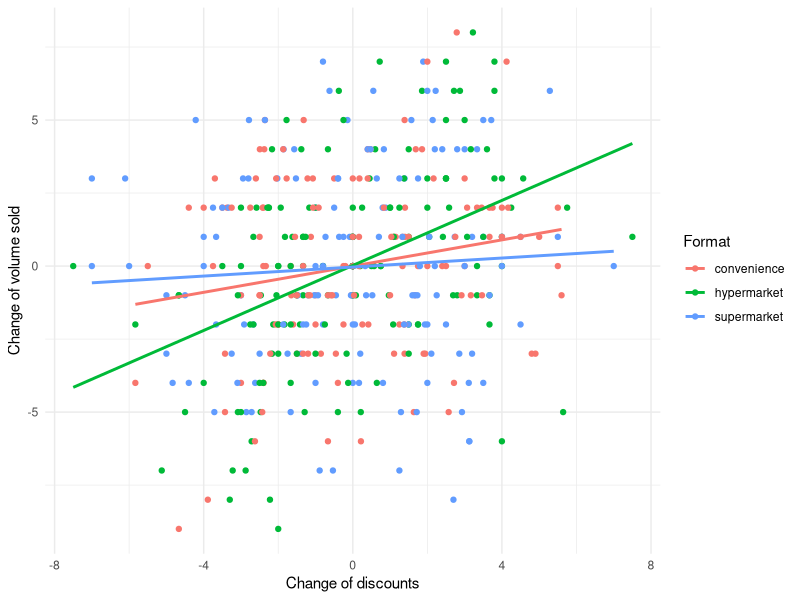
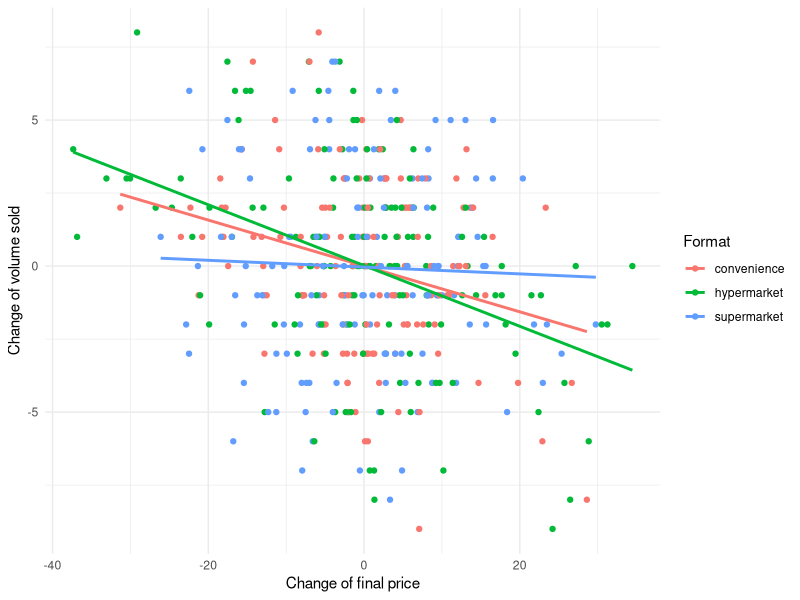
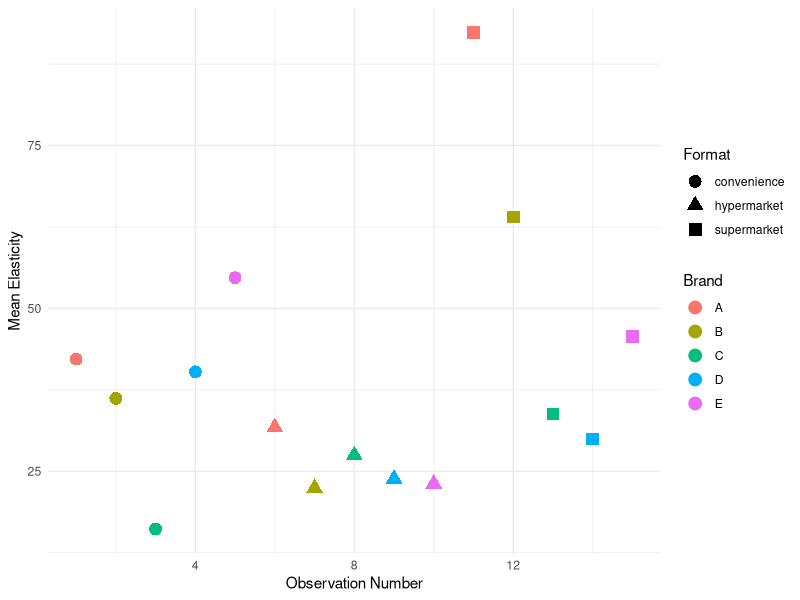

These charts were generated, in order, by the following R code: (Note: this script raises an error after producing the figures.)
library(data.table) #for variable operationalization
library(ggplot2) #modelfree


df <- fread("../data/df.csv")

#Assuming we are interested in category z
df <- df[category == "z",]

#Generate (market-weighted average) brand variables
df[, finalspending := regprice - discount]
df[, regpriceperunit := regprice/quantity]
df[, finalpriceperunit := finalspending /quantity]
df[, discountperunit :=  discount/quantity]

# Calculate weekly sales by brand
weeklysalesbybrand <- df[, .(totalsales = sum(quantity), LL = .N), by = .(week_nr,holiday, brand, format)]
  #LL can be calculated by uniqueN(product_id) to count distinct product id

# Merge df_complete with weeklysalesbybrand and calculate weights
df_weightcalc <- merge(df, weeklysalesbybrand, by = c("week_nr","holiday", "brand", "format"))
df_weightcalc[, wp := quantity/totalsales]

# Calculate weighted averages
df_weightcalc[, avgregpriceperunit := regpriceperunit * wp]
df_weightcalc[, avgfinalprice := finalpriceperunit * wp]
df_weightcalc[, avgdiscount := discountperunit * wp]

# Aggregate by week_nr, brand, and format
df_bybrand <- df_weightcalc[, .(totalvolume = sum(quantity), 
                                totalvalue = sum(finalspending), 
                                LL = mean(LL), 
                                avgregprice = sum(avgregpriceperunit), 
                                avgfinalprice = sum(avgfinalprice), 
                                avgdiscount = sum(avgdiscount)), by = .(week_nr,holiday, brand, format)]

rm(weeklysalesbybrand,df_weightcalc)


df_bybrand[, depth := avgdiscount/avgregprice]

#Calculate (market-weighted average) related variables of competitors and lag variable
  #We need for loop to construct competitor of each brand, specify further
  distinctformat<-unique(as.factor(df_bybrand$format))
  distinctbrand<-unique(as.factor(df_bybrand$brand))
  distinctweek<-unique(as.factor(df_bybrand$week_nr))
  
  nbrand<-length(distinctbrand)
  nweek<-length(distinctweek)
  nformat <- length(distinctformat)
  
  #Set up function for calculate lag variable
  lag_1 <- function(x, k = 1) head(c(rep(NA, k), x), length(x))
  
  #Function for copula correction term  following Park and Gupta 2012 see more https://github.com/hannesdatta/marketingtools
  make_copula <- function(x) {
    if (length(unique(x)) == 1) return(as.numeric(rep(NA, length(x))))
    return(ifelse(ecdf(x)(x) == 1, qnorm(1 - .0000001), qnorm(ecdf(x)(x))))
  }
  
  
  #We calculate (market-weighted average) competitors info for each brand

  gen_comp_lag_format <- function(df_bybrand, distinctbrand, format, nbrand, nweek) {
    results_list <- list()
    
    for (i in 1:length(distinctbrand)) {
      # Creating a copy of the relevant subset of df_bybrand
      df_own = copy(df_bybrand[brand == distinctbrand[i] & format == format])
      df_competitor = df_bybrand[brand != distinctbrand[i] & format == format]
      
      # create copula to mitigate potential endogeneity by format and brand
      df_own[, `:=` (
        cop_avgregprice = make_copula(avgregprice),
        cop_avgdiscount = make_copula(avgdiscount),
        cop_avgfinalprice = make_copula(avgfinalprice)
      )]
      
      
      # Calculate weekly sales by competing brand
      weeklysalesbycompetingbrand = df_competitor[, .(totalmarketvolume = sum(totalvolume)), by = .(week_nr)]
      # Calculate competitor weight and weighted averages
      df_competitorweightcalc = df_competitor[weeklysalesbycompetingbrand, on = "week_nr"]
      df_competitorweightcalc[, wp := totalvolume / totalmarketvolume]
      df_competitorweightcalc[, `:=` (
        avgcompLL = LL * wp,
        avgcompregprice = avgregprice * wp,
        avgcompfinalprice = avgfinalprice * wp,
        avgcompdiscount = avgdiscount * wp
      )]
      
      # Summarize competitor info
      df_competitorinfo = df_competitorweightcalc[, .(
        avgcompLL = sum(avgcompLL),
        avgcompregprice = sum(avgcompregprice),
        avgcompfinalprice = sum(avgcompfinalprice),
        avgcompdiscount = sum(avgcompdiscount)
      ), by = .(week_nr)]
      
      # Merge with own brand data
      df_own = df_own[df_competitorinfo, on = "week_nr"]
      
      # Add lagged variables
      df_own <- df_own[order(week_nr)] #Make sure that week_nr is ordered correctly before applying the lag
      lag_vars = c("totalvolume", "totalvalue", "LL", "avgfinalprice", "avgregprice", "avgdiscount", "avgcompLL", "avgcompfinalprice", "avgcompregprice", "avgcompdiscount")
      for (var in lag_vars) {
        df_own[, paste0(var, "1") := shift(get(var), 1, type = "lag"), by = .(brand, format)]
      }
      
      df_own <- na.omit(df_own)
      
      # Store the processed df_own in the results list
      results_list[[i]] <- df_own
    }
    
    # Combine all processed df_own into one data.table
    return(rbindlist(results_list, use.names = TRUE))
  }
  
  df_bybrand_formats <- gen_comp_lag_format(df_bybrand, distinctbrand, format, nbrand, nweek)
  
  # calculate first difference for estimation
  df_bybrand_formats[, `:=` (
    dtotalvolume = totalvolume - totalvolume1,
    davgfinalprice = avgfinalprice - avgfinalprice1,
    davgregprice  = avgregprice - avgregprice1,
    davgdiscount =avgdiscount - avgdiscount1,
    dLL = LL - LL1,
    davgcompLL = avgcompLL - avgcompLL1,
    davgcompfinalprice = avgcompfinalprice - avgcompfinalprice1,
    davgcompdiscount = avgcompdiscount - avgcompdiscount1
  )]

#Plot model-free
  ggplot(df_bybrand_formats[brand == "A",], aes(x = davgdiscount, y = dtotalvolume, color = format)) +
    geom_point() +
    geom_smooth(method = "lm", se = FALSE) +
    theme_minimal() +
    labs(x = "Change of discounts", y = "Change of volume sold", color = "Format")
  
  ggplot(df_bybrand_formats[brand == "A",], aes(x = davgfinalprice, y = dtotalvolume, color = format)) +
    geom_point() +
    geom_smooth(method = "lm", se = FALSE) +
    theme_minimal() +
    labs(x = "Change of final price", y = "Change of volume sold", color = "Format")

#Calculate Brand Level Factor  
  
  # Calculate weekly market by week
  weeklymarketbyweek <- df[, .(totalformatsales = sum(quantity), totalformatLL = .N), by = .(week_nr, format)]
  # Calculate weekly market share by brand
  weeklymarketsharebybrand <- df[, .(totalsales = sum(quantity)), by = .(week_nr, brand, format)]
  # Merge using data.table join
  weeklymarketsharemerge <- weeklymarketsharebybrand[weeklymarketbyweek, on = .(week_nr, format)]
  # Calculate brand market share format
  brandmarketshareformat <- weeklymarketsharemerge[, .(avgbrandweeksales = mean(totalsales), avgmarketshare = mean(totalsales / totalformatsales)), by = .(brand, format)]
  # Filter by brands with discounts
  df_bybrand_discount <- df_bybrand[avgdiscount > 0]
  # Calculate brand discount depth
  branddiscountdepth <- df_bybrand_discount[, .(avgbranddiscount = mean(avgdiscount), avgbranddiscountdepth = mean(avgdiscount / avgregprice)), by = .(brand, format)]
  
  # Filter by units with discounts
  df_discount <- df[discountperunit > 0]
  # Calculate LL discount
  LLdiscount <- df_discount[, .(LLdiscount = .N), by = .(week_nr, brand, format)]
  # Merge and calculate discount breadth
  LLdiscountmerge <- LLdiscount[df_bybrand_discount, on = .(week_nr, brand, format)]
  LLdiscountmerge[, discountbreadth := LLdiscount / LL]
  # Calculate brand discount breadth
  branddiscountbreadth <- LLdiscountmerge[, .(avgbranddiscountbreath = mean(discountbreadth)), by = .(brand, format)]
  # Filter for high discounts
  df_highdiscount <- df[discountperunit / regpriceperunit > 0.05]
  
  # Count high discounts
  counthighdiscount <- df_highdiscount[, .(SKUdiscount = .N), by = .(week_nr, brand, format)]
  counthighdiscount[, weekdisc := 1]
  
  # Calculate brand discount frequency
  branddiscountfrequency <- counthighdiscount[, .(frequency = sum(weekdisc)), by = .(brand, format)]
  
  # Merge to create brand characteristics
  brandcharacteristic <- merge(merge(merge(brandmarketshareformat, branddiscountdepth, by = c("format", "brand")), branddiscountbreadth, by = c("format", "brand")), branddiscountfrequency, by = c("format", "brand"))
  
  rm(weeklymarketsharebybrand, weeklymarketsharemerge, df_bybrand_discount, LLdiscount, LLdiscountmerge, df_highdiscount, counthighdiscount,brandmarketshareformat, branddiscountdepth,branddiscountbreadth,branddiscountfrequency)
  
  #Calculate Category Level Factor  

  # Calculate category depth
  categorydepth <- df_discount[, .(avgcatediscdept = mean(discountperunit/ regpriceperunit)), by = .(format)]
  
  # Calculate category deal
  categorydeal <- df_discount[, .(totaldiscvolume = sum(quantity)), by = .(week_nr, format)]
  
  # Calculate category total
  categorytotal <- df[, .(totalvolume = sum(quantity)), by = .(week_nr, format)]
  
  # Calculate category proportion using data.table join
  categoryproportion <- categorytotal[categorydeal, on = .(format, week_nr)]
  #categoryproportion[, totaldiscvolume := fcoalesce(totaldiscvolume, 0)] in case there is NA
  
  # Calculate category proportion format
  categoryproportionformat <- categoryproportion[, .(averagedealprop = mean(totaldiscvolume / totalvolume)), by = .(format)]
  
  # Calculate category breadth week
  categorybreadthweek <- df_discount[, .(Ncatediscount = .N), by = .(week_nr, format)]
  
  # Merge and calculate category breadth using data.table join
  categorybreadthweekmerge <- categorybreadthweek[weeklymarketbyweek, on = .(week_nr, format)]
  categorybreadth <- categorybreadthweekmerge[, .(avgcatediscbreath = mean(Ncatediscount / totalformatLL)), by = .(format)]
  
  # Calculate category competition structure
  categorycompstructure <- brandcharacteristic[, .(varmarketshare = var(avgmarketshare)), by = .(format)]
  
  # Combine all category characteristics
  categorycharacteristic <- Reduce(function(x, y) merge(x, y, by = "format"), list(categorydepth, categorybreadth, categoryproportionformat, categorycompstructure))
  
  # Optionally, remove intermediate variables
  rm(weeklymarketbyweek,categorydeal, categorytotal, categoryproportion, categoryproportionformat, categorydepth, categorybreadthweek, categorybreadthweekmerge, categorybreadth, categorycompstructure, df, df_bybrand,df_discount)


#Run analysis by format
  # Function to perform linear regression and extract coefficients
  MM_lm <- function(df, selected_brand, selected_format) {
    lm_model <- lm(dtotalvolume ~ dLL + davgregprice + davgdiscount + davgcompLL + 
                     davgcompfinalprice + davgcompdiscount + totalvolume1 + LL1 +
                     avgregprice1 + avgdiscount1 + holiday + cop_avgregprice + cop_avgdiscount, 
                   data = df[brand == selected_brand & format == selected_format])
    
    coeffs <- summary(lm_model)$coefficients
    data.table(brand = selected_brand, format = selected_format, 
               Short_Coef_Discount = coeffs["davgdiscount", 1], 
               Short_Std_Discount = coeffs["davgdiscount", 2], 
               Long_Coef_Discount = coeffs["avgdiscount1", 1], 
               Long_Std_Discount = coeffs["avgdiscount1", 2])
  }
  
  # Initialize an empty data.table
  df_linear_withdiscount <- data.table(brand = character(), format = character(), 
                                       Short_Coef_Discount = numeric(), 
                                       Short_Std_Discount = numeric(), 
                                       Long_Coef_Discount = numeric(), 
                                       Long_Std_Discount = numeric())
  
  # Loop through each brand and format
  for (brand in distinctbrand) {
    for (format in distinctformat) {
      df_linear_withdiscount <- rbindlist(list(df_linear_withdiscount, MM_lm(df_bybrand_formats, brand, format)), use.names = TRUE)
    }
  }

#calculate elasticities short term effect by normalizing with brand sales
  df_elasticities <- df_linear_withdiscount[brandcharacteristic, on = .(brand, format)]
  
  df_elasticities[, `:=` (
    meanelasticity = `Short_Coef_Discount` * (avgbranddiscount / avgbrandweeksales) * 100,
    sdelasticity = `Short_Std_Discount` * (avgbranddiscount / avgbrandweeksales) * 100
  )]
  

#Merge with category characteristics
  #We will finally obtain data from first-stage
  df_firststage <- df_elasticities[categorycharacteristic, on = "format"]
  
  # Create a scatter plot for results
  df_firststage[, observation := .I]
  ggplot(df_firststage, aes(x = observation, y = meanelasticity, color = brand, shape = format)) +
    geom_point(size = 4) +
    theme_minimal() +
    labs(x = "Observation Number", y = "Mean Elasticity", color = "Brand", shape = "Format")
  
  

#generate output for category z
  write.csv(df_firststage,'../gen/df_firststage.csv')
